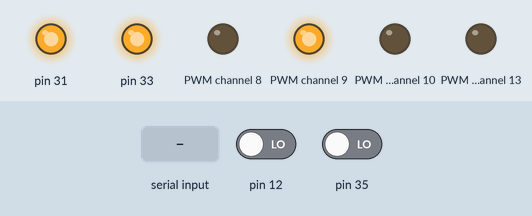
Recording of a program running on a simulated Jetson Nano (header pin numbers). Shown: output pins drawn as LEDs (lit = HIGH). The inputs (shaded band) are chosen by the test bench; at power-on: pin 12 LOW, pin 35 LOW. The clock reads 2024-03-15 10:24:30 at power-on unless the program sets it; what the program prints to the terminal is not drawn. At 16.3 s the program stops and its outputs stay as they are.

Above: at 1.2 s.
1.3 s: "y" typed at the terminal, then Enter
At 2.3 s:
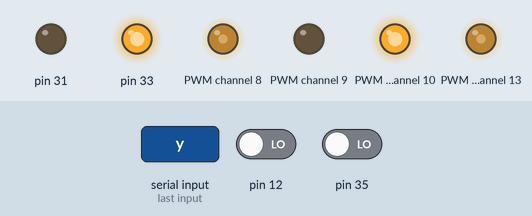
At 16.8 s:
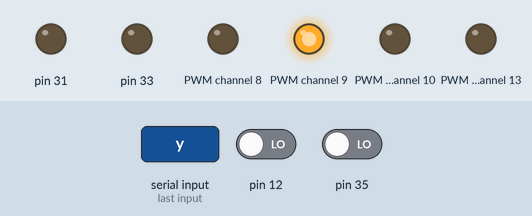
Timing chart, 0 to 17.8 s (numbered marks = the images above; inputs shaded):
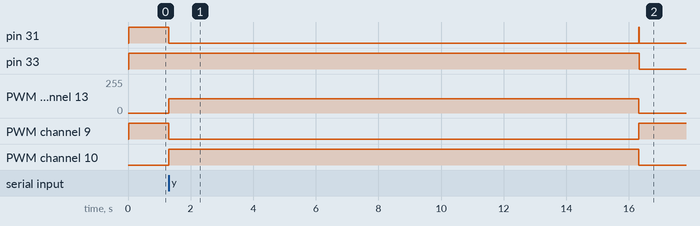

The program:

calibration_general.py
```python
#!/usr/bin/env python3
"""
Individual Motor Calibration Script (Option 3)
================================================
Both motors run simultaneously (robot drives forward), but we read each
encoder separately to calculate individual gain_left and gain_right.

This correctly handles motors with different physical characteristics
without needing to lift the robot or risk stalling from friction.
"""

import time
import math
import yaml
import os

from motorDriver import DaguWheelsDriver
from encoderDriver import WheelEncoderDriver

# ── Settings ─────────────────────────────────────────────────────────────────
TEST_VELOCITY    = 0.25   # Match V_CRUISE in pid_controller_node.py
TEST_DURATION    = 15.0   # 20s at 0.15 → ~3m of travel
WHEEL_RADIUS     = 0.0325 # meters — must match kinematics.yaml
TICKS_PER_REV    = 137.0
MAX_PHYSICAL_VEL = 0.5    # m/s at PWM=1.0 — must match kinematics.yaml

GPIO_LEFT_ENC    = 12
GPIO_RIGHT_ENC   = 35

YAML_PATH = os.path.expanduser(
    "~/EVC/workshops/asg3_v2_maxxing/src/motor_control/config/kinematics.yaml"
)
# ─────────────────────────────────────────────────────────────────────────────


def ticks_to_distance(ticks: int) -> float:
    """Convert encoder ticks to distance traveled (meters)."""
    return (ticks / TICKS_PER_REV) * 2.0 * math.pi * WHEEL_RADIUS


def update_yaml(gain_left: float, gain_right: float):
    """Update kinematics.yaml with individual motor gains."""
    with open(YAML_PATH, "r") as f:
        config = yaml.safe_load(f)

    params = config["kinematics_node"]["ros__parameters"]
    params["gain_left"]  = round(gain_left,  4)
    params["gain_right"] = round(gain_right, 4)
    # Reset shared gain/trim to neutral since individual gains take over
    params["gain"] = 1.0
    params["trim"] = 0.0

    with open(YAML_PATH, "w") as f:
        yaml.dump(config, f, default_flow_style=False)

    print(f"\nYAML updated at: {YAML_PATH}")


def main():
    print("=" * 55)
    print("  INDIVIDUAL MOTOR CALIBRATION")
    print("=" * 55)
    print(f"Both motors run at PWM={TEST_VELOCITY} for {TEST_DURATION}s.")
    print(f"Expected distance: {TEST_VELOCITY * MAX_PHYSICAL_VEL * TEST_DURATION:.2f}m")
    print("Each encoder is read separately to get individual gains.")
    print("\nPlace the robot on the floor and mark its starting line.")

    # ── Initialize hardware ───────────────────────────────────────────────────
    try:
        left_enc  = WheelEncoderDriver(GPIO_LEFT_ENC)
        right_enc = WheelEncoderDriver(GPIO_RIGHT_ENC)
        motors    = DaguWheelsDriver()
        print("Hardware initialized.")
    except Exception as e:
        print(f"Hardware init failed: {e}")
        return

    input("\nPress ENTER when ready...")

    try:
        # ── Reset encoders ────────────────────────────────────────────────────
        left_enc._ticks  = 0
        right_enc._ticks = 0

        # ── Drive both motors ─────────────────────────────────────────────────
        print(f"\nDriving for {TEST_DURATION} seconds...")
        motors.set_wheels_speed(left=TEST_VELOCITY, right=TEST_VELOCITY)
        time.sleep(TEST_DURATION)
        motors.set_wheels_speed(left=0.0, right=0.0)
        print("Stopped.")

        # ── Read encoders ─────────────────────────────────────────────────────
        ticks_l = left_enc._ticks
        ticks_r = right_enc._ticks
        print(f"\nEncoder ticks  →  Left: {ticks_l}   Right: {ticks_r}")

        if ticks_l == 0 or ticks_r == 0:
            print("WARNING: One or both encoders recorded zero ticks!")
            print("Check wiring before proceeding.")
            return

        # ── Calculate actual distances ────────────────────────────────────────
        dist_l = ticks_to_distance(ticks_l)
        dist_r = ticks_to_distance(ticks_r)

        print(f"Actual distance  →  Left: {dist_l:.4f}m   Right: {dist_r:.4f}m")

        # ── Expected distance ─────────────────────────────────────────────────
        expected_dist = TEST_VELOCITY * MAX_PHYSICAL_VEL * TEST_DURATION

        # ── Calculate individual gains ────────────────────────────────────────
        gain_left  = expected_dist / dist_l
        gain_right = expected_dist / dist_r

        # ── Motor asymmetry ratio ─────────────────────────────────────────────
        ratio = dist_l / dist_r if dist_r != 0 else 0

        # ── Print results ─────────────────────────────────────────────────────
        print("\n" + "=" * 55)
        print("  CALIBRATION RESULTS")
        print("=" * 55)
        print(f"  Expected distance : {expected_dist:.4f} m")
        print(f"  Left  traveled    : {dist_l:.4f} m  → gain_left  = {gain_left:.4f}")
        print(f"  Right traveled    : {dist_r:.4f} m  → gain_right = {gain_right:.4f}")
        print(f"  L/R ratio         : {ratio:.4f}  (1.0 = perfectly matched)")
        if ratio > 1.02:
            print("  → Left wheel traveled more → robot drifts LEFT")
            print("    gain_left < gain_right will slow left down to compensate")
        elif ratio < 0.98:
            print("  → Right wheel traveled more → robot drifts RIGHT")
            print("    gain_right < gain_left will slow right down to compensate")
        else:
            print("  → Motors are well matched!")
        print("=" * 55)

        # ── Save to YAML ──────────────────────────────────────────────────────
        save = input("\nSave to kinematics.yaml? [y/n]: ").strip().lower()
        if save == "y":
            update_yaml(gain_left, gain_right)
            print("\nValues saved successfully.")
            print("\n" + "=" * 55)
            print("  NEXT STEPS")
            print("=" * 55)
            print("  1. Rebuild:")
            print("       cd ~/EVC/workshops/asg3_v2_maxxing")
            print("       colcon build")
            print("       source install/setup.bash")
            print()
            print("  2. Launch:")
            print("       ros2 launch motor_control motor_control.launch.py")
            print()
            print("  3. Movement selector:")
            print("       ros2 run motor_control movement_node")
            print("=" * 55)
        else:
            print("Values NOT saved. Update kinematics.yaml manually:")
            print(f"  gain_left:  {gain_left:.4f}")
            print(f"  gain_right: {gain_right:.4f}")

    except KeyboardInterrupt:
        print("\nCalibration interrupted.")
    finally:
        motors.set_wheels_speed(left=0.0, right=0.0)
        motors.close()
        print("\nMotors shut down safely.")


if __name__ == "__main__":
    main()
```

motorDriver.py
```python
#!/usr/bin/env python2

from math import fabs, floor
import Jetson.GPIO as GPIO
import hat

class DaguWheelsDriver:
    """Class handling communication with motors."""
    GPIO_MOTOR_ENCODER_1=12
    GPIO_MOTOR_ENCODER_2=35
    gpio_pin = 19


    LEFT_MOTOR_MIN_PWM = 60  #: Minimum speed for left motor
    LEFT_MOTOR_MAX_PWM = 255  #: Maximum speed for left motor
    RIGHT_MOTOR_MIN_PWM = 60  #: Minimum speed for right motor
    RIGHT_MOTOR_MAX_PWM = 255  #: Maximum speed for right motor
    SPEED_TOLERANCE = 1.0e-2  #: Speed tolerance level

    def __init__(self):
        self.DTHAT = hat.HATv3()
        self.leftMotor = self.DTHAT.get_motor(1, "left")
        self.rightMotor = self.DTHAT.get_motor(2, "right")
        # print out some stats
        self.leftSpeed = 0.0
        self.rightSpeed = 0.0
        #self.driver_1 = WheelEncoderDriver(self.GPIO_MOTOR_ENCODER_1)
        #self.driver_2 = WheelEncoderDriver(self.GPIO_MOTOR_ENCODER_2)

        self._pwm_update()

    def set_wheels_speed(self, left, right):
        """Sets speed of motors.

        Args:
           left (:obj:`float`): speed for the left wheel, should be between -1 and 1
           right (:obj:`float`): speed for the right wheel, should be between -1 and 1
        """
        self.leftSpeed = left
        self.rightSpeed = right
        self._pwm_update()

    def _pwm_value(self, v, min_pwm, max_pwm):
        """Transforms the requested speed into an int8 number.

        Args:
            v (:obj:`float`): requested speed, should be between -1 and 1.
            min_pwm (:obj:`int8`): minimum speed as int8
            max_pwm (:obj:`int8`): maximum speed as int8
        """
        pwm = 0
        if fabs(v) > self.SPEED_TOLERANCE:
            pwm = int(floor(fabs(v) * (max_pwm - min_pwm) + min_pwm))
        return min(pwm, max_pwm)

    def _pwm_update(self):
        """Sends commands to the microcontroller.

        Updates the current PWM signals (left and right) according to the
        linear velocities of the motors. The requested speed gets
        tresholded.
        """
        vl = self.leftSpeed
        vr = self.rightSpeed

        pwml = self._pwm_value(vl, self.LEFT_MOTOR_MIN_PWM, self.LEFT_MOTOR_MAX_PWM)
        pwmr = self._pwm_value(vr, self.RIGHT_MOTOR_MIN_PWM, self.RIGHT_MOTOR_MAX_PWM)
        leftMotorMode = hat.MotorDirection.RELEASE
        rightMotorMode = hat.MotorDirection.RELEASE

        if fabs(vl) < self.SPEED_TOLERANCE:
            pwml = 0
        elif vl > 0:
            leftMotorMode = hat.MotorDirection.FORWARD
        elif vl < 0:
            leftMotorMode = hat.MotorDirection.BACKWARD

        if fabs(vr) < self.SPEED_TOLERANCE:
            pwmr = 0
        elif vr > 0:
            rightMotorMode = hat.MotorDirection.FORWARD
        elif vr < 0:
            rightMotorMode = hat.MotorDirection.BACKWARD

        self.leftMotor.set(leftMotorMode, pwml)
        self.rightMotor.set(rightMotorMode, pwmr)

    def close(self):
        """Releases the motors and cleans up resources."""
        self.leftMotor.set(hat.MotorDirection.RELEASE)
        self.rightMotor.set(hat.MotorDirection.RELEASE)
        GPIO.cleanup()
```

encoderDriver.py
```python
#!/usr/bin/env python2

from enum import IntEnum
import Jetson.GPIO as GPIO
import time

class WheelDirection(IntEnum):
    FORWARD = 1
    REVERSE = -1

def current_milli_time():
    return int(round(time.time() * 1000))

class WheelEncoderDriver:
    """Class handling communication with a wheel encoder."""

    def __init__(self, gpio_pin):
        # valid gpio_pin
        if not 1 <= gpio_pin <= 40:
            raise ValueError("The pin number must be within the range [1, 40].")

        self._gpio_pin = gpio_pin

        current_mode = GPIO.getmode()
        if current_mode is None:
            # If nothing else set it, default to BOARD (since you use 12 and 35)
            GPIO.setmode(GPIO.BOARD)

        # setup pin
        GPIO.setup(gpio_pin, GPIO.IN)
        GPIO.add_event_detect(gpio_pin, GPIO.RISING, callback=self._cb)

        self.I = 0
        self.D = 0
        self._last_meas = 0
        self._last_time = current_milli_time() # Initialize with actual time
        self._ticks = 0
        self._direction = WheelDirection.FORWARD

    def get_direction(self):
        return self._direction

    def set_direction(self, direction):
        self._direction = direction

    def _cb(self, _):
        tim = current_milli_time()
        self._ticks += self._direction.value

        self.I += self._direction.value * (tim - self._last_time)

        self._last_time = tim

    def shutdown(self):
        GPIO.remove_event_detect(self._gpio_pin)
```

hat.py
```python
from __future__ import print_function
from abc import ABCMeta, abstractmethod
import Jetson.GPIO as GPIO
from Adafruit_PWM_Servo_Driver import PWM

LOW = 0
HIGH = 1
PWM_LOW = 0
PWM_HIGH = 4096


class MotorDirection:
    RELEASE = 0
    FORWARD = 1
    BACKWARD = -1


class MotorDirectionControl:
    PWM = 0
    GPIO = 1


class MotorPins:
    def __init__(self, in1, in2, pwm, control):
        self.in1 = in1
        self.in2 = in2
        self.pwm = pwm
        self.control = control


class AbsMotorDirectionController:
    __metaclass__ = ABCMeta

    def __init__(self, in1_pin, in2_pin, *args, **kwargs):
        self._in1_pin = in1_pin
        self._in2_pin = in2_pin
        self.setup()

    @abstractmethod
    def setup(self):
        pass

    @abstractmethod
    def set(self, direction):
        pass

    def __str__(self):
        return "{}[in1={}, in2={}]".format(
            self.__class__.__name__, self._in1_pin, self._in2_pin
        )


class PWMMotorDirectionController(AbsMotorDirectionController):
    _DIRECTION_TO_SIGNALS = {
        MotorDirection.RELEASE: (LOW, HIGH),
        MotorDirection.FORWARD: (HIGH, LOW),
        MotorDirection.BACKWARD: (LOW, HIGH),
    }
    _PWM_VALUES = {
        LOW: (PWM_LOW, PWM_HIGH),
        HIGH: (PWM_HIGH, PWM_LOW),
    }

    def __init__(self, *args, **kwargs):
        super(PWMMotorDirectionController, self).__init__(*args, **kwargs)
        if not isinstance(kwargs.get("pwm", None), PWM):
            raise ValueError(
                "You cannot instantiate PWMMotorDirectionController "
                "without passing a PWM object."
            )
        self._pwm = kwargs["pwm"]

    def setup(self):
        pass

    def set(self, direction):
        in1_signal, in2_signal = self._DIRECTION_TO_SIGNALS[direction]
        in1_value, in2_value = (
            self._PWM_VALUES[in1_signal],
            self._PWM_VALUES[in2_signal],
        )
        self._pwm.setPWM(self._in1_pin, *in1_value)
        self._pwm.setPWM(self._in2_pin, *in2_value)


class GPIOMotorDirectionController(AbsMotorDirectionController):
    _DIRECTION_TO_SIGNALS = {
        MotorDirection.RELEASE: (HIGH, HIGH),
        MotorDirection.FORWARD: (HIGH, LOW),
        MotorDirection.BACKWARD: (LOW, HIGH),
    }
    _GPIO_VALUES = {LOW: LOW, HIGH: HIGH}

    def setup(self):
        GPIO.setmode(GPIO.BOARD)
        GPIO.setup(self._in1_pin, GPIO.OUT)
        GPIO.setup(self._in2_pin, GPIO.OUT)

    def set(self, direction):
        in1_signal, in2_signal = self._DIRECTION_TO_SIGNALS[direction]
        in1_value, in2_value = (
            self._GPIO_VALUES[in1_signal],
            self._GPIO_VALUES[in2_signal],
        )
        GPIO.output(self._in1_pin, in1_value)
        GPIO.output(self._in2_pin, in2_value)


class Motor:
    _K = 16
    _CONTROLLER = {
        MotorDirectionControl.PWM: PWMMotorDirectionController,
        MotorDirectionControl.GPIO: GPIOMotorDirectionController,
    }

    def __init__(
        self,
        name,
        pwm,
        in1_pin,
        in2_pin,
        pwm_pin,
        control,
    ):
        self._pwm = pwm
        self._name = name
        self._in1_pin = in1_pin
        self._in2_pin = in2_pin
        self._pwm_pin = pwm_pin
        self._control = control
        self._controller = self._CONTROLLER[control](in1_pin, in2_pin, pwm=self._pwm)

    def set(self, direction, speed=0):
        speed = max(0, min(speed, 255))
        self._controller.set(direction)
        self._pwm.setPWM(self._pwm_pin, 0, speed * self._K)

    def __str__(self):
        return "Motor[name={}, in1={}, in2={}, pwm={}, controller={}]".format(
            self._name,
            self._in1_pin,
            self._in2_pin,
            self._pwm_pin,
            self._controller,
        )


class AbsHAT:
    __metaclass__ = ABCMeta

    def __init__(self, address=0x60, frequency=1600):
        # default I2C address of the HAT
        self._i2caddr = address
        # default @1600Hz PWM frequency
        self._frequency = frequency
        # configure PWM
        self._pwm = PWM(self._i2caddr, debug=False)
        self._pwm.setPWMFreq(self._frequency)

    @abstractmethod
    def get_motor(self, num, name):
        pass


class HATv3(AbsHAT):
    _MOTOR_NUM_TO_PINS = {
        1: MotorPins(10, 9, 8, MotorDirectionControl.PWM),
        2: MotorPins(33, 31, 13, MotorDirectionControl.GPIO),
    }

    def get_motor(self, num, name):
        if num not in self._MOTOR_NUM_TO_PINS:
            raise ValueError(
                "Motor num {} not supported. Possible choices are {}.".format(
                    num, self._MOTOR_NUM_TO_PINS.keys()
                )
            )
        pins = self._MOTOR_NUM_TO_PINS[num]
        return Motor(
            name, self._pwm, pins.in1, pins.in2, pins.pwm, control=pins.control
        )
```

Measured:
- after the input at 1.3 s, pin 31: HIGH → LOW at once, → HIGH 15.0 s later, → LOW 0.01 s later; pin 33: HIGH → LOW after 15.0 s; PWM channel 8, PWM channel 13: 0/255 → 108/255 at once, → 0/255 15.0 s later; PWM channel 9: HIGH → LOW at once, → HIGH 15.0 s later; PWM channel 10: LOW → HIGH at once, → LOW 15.0 s later
